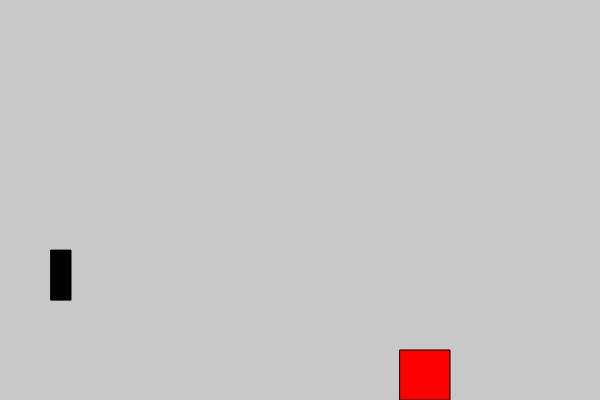
Frame 1 (no input)
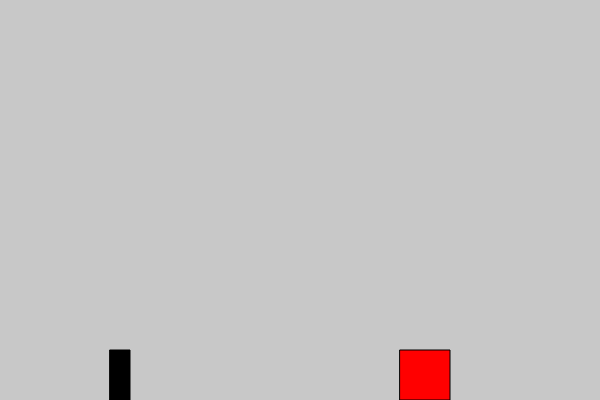
Frame 60 (no input)
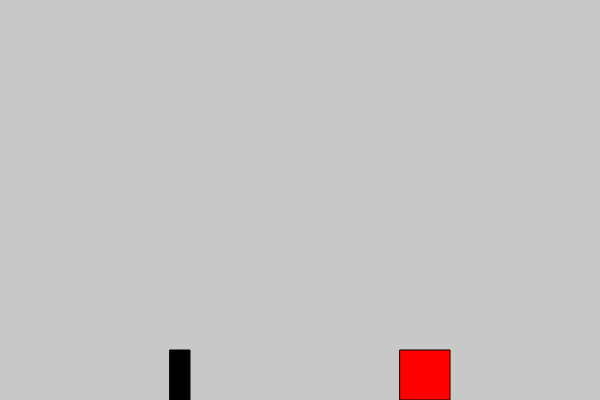
Frame 120 (the mouse pressed at the canvas centre since frame 60)

The p5.js sketch that drew these frames (run headless with seeded random() and noise() and a simulated clock; from frame 60 on, the mouse is pressed at the canvas centre):

// p5.js sketch
// ── sketch.js
var person;

function setup() {
    createCanvas(600, 400);
    person = new Person();
}

function draw() {
    background(200);

    var gravity = createVector(0, 0.1);
    person.applyForce(gravity);
    person.update();
    person.edges();
    //translate(-person.pos.x + 50, 0)
    person.display();

    fill(255, 0 , 0);
    rect(400, height - 50, 50, 50);
}

function keyPressed() {
    if (key == ' ') {
        person.applyForce(0, -10);
        console.table(person.acc);
    }
}

// ── person.js
function Person() {
    this.pos = createVector(50, height - 100);
    this.vel = createVector(1, 0);
    this.acc = createVector(0, 0);

    this.update = function() {
        this.vel.add(this.acc);
        this.pos.add(this.vel);
    }

    this.applyForce = function(force) {
        this.acc.add(force);
    }

    this.edges = function() {
        if (this.pos.y > height + 1) {
            this.vel.y *= 0;
            this.acc.y *= 0;
            this.pos.y = height;
        }
    }

    this.display = function() {
        fill(0);
        rect(this.pos.x, this.pos.y - 50, 20, 50)
    }
}
